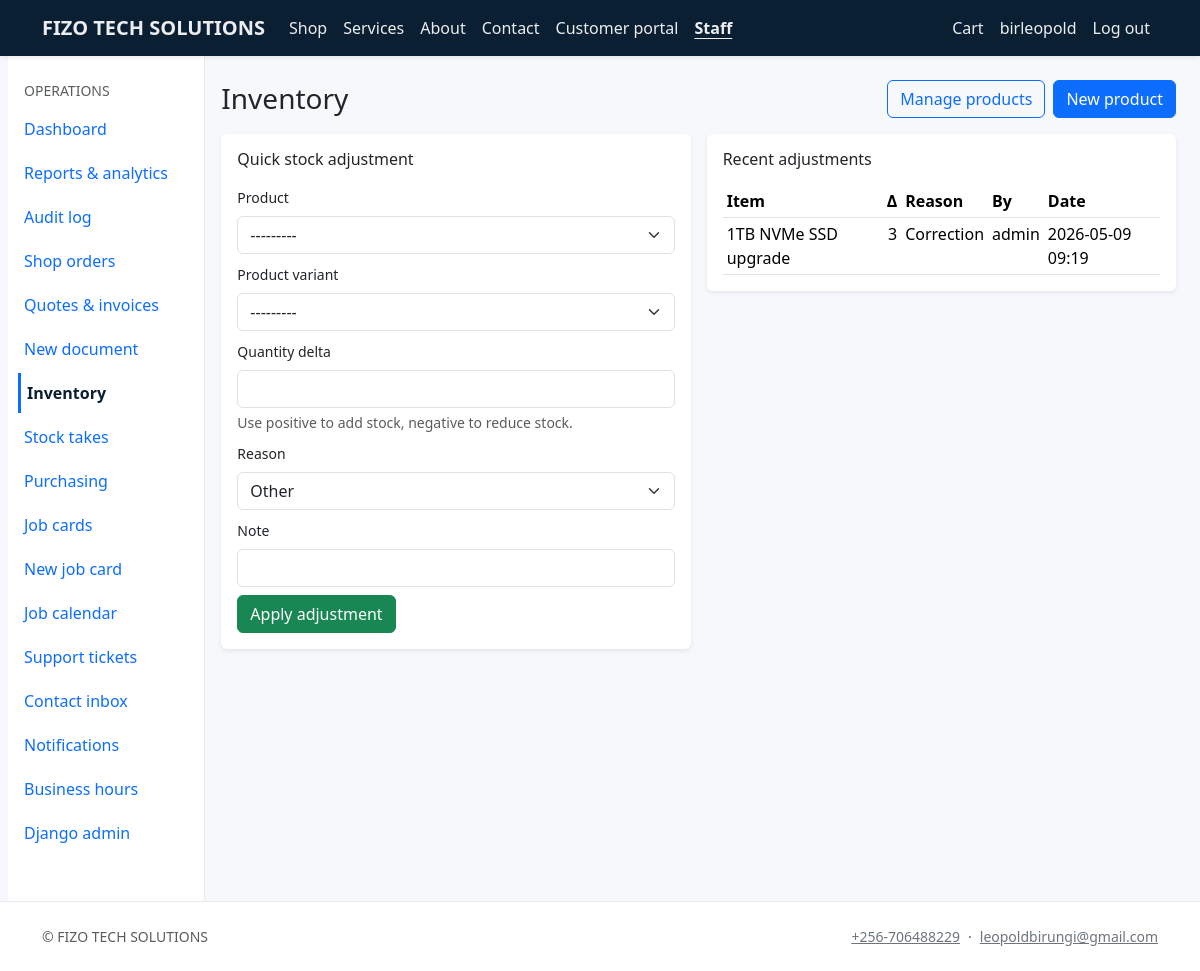
/staff/inventory/ (signed in), run on the app's committed database.
### core/models.py (models this page shows, shortened)
class CompanySettings(models.Model):
    company_name = models.CharField(max_length=200, default="ALLTECH")
    legal_name = models.CharField(max_length=200, blank=True)
    tagline = models.CharField(max_length=300, blank=True)
    email = models.EmailField(blank=True)
    phone = models.CharField(max_length=64, blank=True)
    website = models.URLField(blank=True)
    address_line = models.CharField(max_length=255, blank=True)
    city = models.CharField(max_length=120, blank=True)
    region = models.CharField(max_length=120, blank=True)
    postal_code = models.CharField(max_length=32, blank=True)
    country = models.CharField(max_length=120, blank=True)
    tax_id = models.CharField(max_length=64, blank=True, verbose_name="Tax / VAT ID")
    bank_details = models.TextField(blank=True, help_text="Shown on invoices / proformas.")
    default_tax_rate = models.DecimalField(
        max_digits=5, decimal_places=2, default=0, help_text="Percentage, e.g. 15.00"
    )
    currency_code = models.CharField(max_length=8, default="UGX")
    logo = models.ImageField(upload_to="company/", blank=True, null=True)
    sla_low_hours = models.PositiveIntegerField(
        default=168, help_text="SLA target (hours) for Low priority work — default 1 week."
    )
    sla_normal_hours = models.PositiveIntegerField(
        default=72, help_text="SLA target (hours) for Normal priority — default 3 days."
    )
    sla_high_hours = models.PositiveIntegerField(
        default=24, help_text="SLA target (hours) for High priority — default 24h."
    )
    sla_urgent_hours = models.PositiveIntegerField(
        default=8, help_text="SLA target (hours) for Urgent priority — default 8h."
    )
    class Meta:
        verbose_name = "Company settings"
        verbose_name_plural = "Company settings"
    @classmethod
    def load(cls) -> "CompanySettings":
        obj, _ = cls.objects.get_or_create(pk=1)
        return obj

### inventory/models.py (models this page shows, shortened)
class StockAdjustment(models.Model):
    REASON_COUNT = "count"
    REASON_DAMAGE = "damage"
    REASON_RETURN = "return"
    REASON_CORRECTION = "correction"
    REASON_JOB = "job"
    REASON_OTHER = "other"
    REASON_CHOICES = [
        (REASON_COUNT, "Stock count"),
        (REASON_DAMAGE, "Damage / write-off"),
        (REASON_RETURN, "Return"),
        (REASON_CORRECTION, "Correction"),
        (REASON_JOB, "Job / repair (parts)"),
        (REASON_OTHER, "Other"),
    ]
    product = models.ForeignKey(
        "catalog.Product", on_delete=models.PROTECT, related_name="stock_adjustments"
    )
    product_variant = models.ForeignKey(
        "catalog.ProductVariant",
        on_delete=models.SET_NULL,
        null=True,
        blank=True,
        related_name="stock_adjustments",
    )
    quantity_delta = models.IntegerField(help_text="Positive or negative.")
    reason = models.CharField(max_length=20, choices=REASON_CHOICES, default=REASON_OTHER)
    note = models.CharField(max_length=255, blank=True)
    job = models.ForeignKey(
        "operations.JobCard",
        on_delete=models.SET_NULL,
        null=True,
        blank=True,
        related_name="inventory_adjustments",
        help_text="When set, this movement is tied to a repair job (typically parts consumption).",
    )
    created_by = models.ForeignKey(
        settings.AUTH_USER_MODEL,
        on_delete=models.SET_NULL,
        null=True,
        related_name="stock_adjustments",
    )
    created_at = models.DateTimeField(auto_now_add=True)
    class Meta:
        ordering = ["-created_at", "-id"]

### catalog/models.py (models this page shows, shortened)
class Product(models.Model):
    KIND_PHYSICAL = "physical"
    KIND_SERVICE = "service"
    KIND_CHOICES = [
        (KIND_PHYSICAL, "Hardware / product"),
        (KIND_SERVICE, "IT service"),
    ]
    category = models.ForeignKey(
        Category, on_delete=models.PROTECT, related_name="products"
    )
    kind = models.CharField(max_length=20, choices=KIND_CHOICES, default=KIND_PHYSICAL)
    name = models.CharField(max_length=200)
    slug = models.SlugField(unique=True, max_length=220)
    sku = models.CharField(max_length=64, blank=True, db_index=True)
    short_description = models.CharField(max_length=300, blank=True)
    description = models.TextField(blank=True)
    price = models.DecimalField(max_digits=12, decimal_places=2)
    compare_at_price = models.DecimalField(
        max_digits=12, decimal_places=2, null=True, blank=True
    )
    track_inventory = models.BooleanField(default=True)
    stock_quantity = models.PositiveIntegerField(default=0)
    reorder_level = models.PositiveIntegerField(
        default=0,
        help_text="Alert when on-hand stock is at or below this level (0 = no alert).",
    )
    service_duration_hours = models.DecimalField(
        max_digits=6,
        decimal_places=2,
        null=True,
        blank=True,
        help_text="For services — estimated hours.",
    )
    is_published = models.BooleanField(default=True)
    is_featured = models.BooleanField(default=False)
    image = models.ImageField(upload_to="products/", blank=True, null=True)
    created_at = models.DateTimeField(auto_now_add=True)
    updated_at = models.DateTimeField(auto_now=True)
    class Meta:
        ordering = ["category__sort_order", "name"]
    def __str__(self) -> str:
        return self.name

### inventory/views.py (the view)
# urls.py: path("inventory/", views.InventoryHomeView.as_view(), name="staff_inventory"),
class InventoryHomeView(StaffRequiredMixin, TemplateView):
    template_name = "inventory/home.html"
    def get_context_data(self, **kwargs):
        ctx = super().get_context_data(**kwargs)
        ctx["adjustment_form"] = StockAdjustmentForm()
        ctx["recent_adjustments"] = (
            StockAdjustment.objects.select_related(
                "product", "product_variant", "created_by"
            )[:12]
        )
        ctx["low_stock_items"] = low_stock_products(limit=15)
        return ctx

### inventory/forms.py (shortened to what this page needs)
class StockAdjustmentForm(forms.ModelForm):
    class Meta:
        model = StockAdjustment
        fields = ("product", "product_variant", "quantity_delta", "reason", "note")
        widgets = {
            "product": forms.Select(attrs={"class": "form-select"}),
            "product_variant": forms.Select(attrs={"class": "form-select"}),
            "quantity_delta": forms.NumberInput(attrs={"class": "form-control"}),
            "reason": forms.Select(attrs={"class": "form-select"}),
            "note": forms.TextInput(attrs={"class": "form-control"}),
        }
    def __init__(self, *args, **kwargs):
        super().__init__(*args, **kwargs)
        self.fields["product_variant"].queryset = ProductVariant.objects.filter(
            is_active=True
        ).select_related("product")
        self.fields["product_variant"].required = False

### catalog/stock_alerts.py (called while the page is built)
def low_stock_products(limit: int | None = 50):
    qs = (
        Product.objects.filter(
            kind=Product.KIND_PHYSICAL,
            track_inventory=True,
            reorder_level__gt=0,
        )
        .select_related("category")
        .order_by("stock_quantity", "name")
    )
    matches = [p for p in qs if p.is_low_stock]
    if limit is not None:
        return matches[:limit]
    return matches

### commerce/cart.py (called while the page is built, shortened)
def _cart_dict(session: dict[str, Any]) -> dict[str, int]:
    raw = session.get(CART_SESSION_KEY)
    if not isinstance(raw, dict):
        return {}

def cart_item_count(session) -> int:
    return sum(_cart_dict(session).values())

### commerce/context_processors.py (called while the page is built)
def cart_summary(request):
    return {"cart_item_count": cart_mod.cart_item_count(request.session)}

### core/context_processors.py (called while the page is built)
def company(request):
    m = getattr(request, "resolver_match", None)
    url_name = getattr(m, "url_name", "") or ""
    ctx = {
        "company": CompanySettings.load(),
        "resolve_url_name": url_name,
    }
    user = getattr(request, "user", None)
    if user is not None and user.is_authenticated and user.is_staff:
        ctx["staff_unread_notifications"] = StaffNotification.objects.filter(
            recipient=user, is_read=False
        ).count()
    else:
        ctx["staff_unread_notifications"] = 0
    return ctx

### core/mixins.py (called while the page is built)
    def test_func(self) -> bool:
        return self.request.user.is_authenticated and self.request.user.is_staff

### templates/inventory/home.html (shortened to what this page needs)
{% extends "staff_base.html" %}
{% block staff_content %}
<div class="d-flex justify-content-between align-items-center flex-wrap gap-2 mb-3">
  <h1 class="h3 mb-0">Inventory</h1>
  <div class="d-flex gap-2 flex-wrap">
    <a class="btn btn-outline-primary" href="{% url 'staff_products' %}">Manage products</a>
    <a class="btn btn-primary" href="{% url 'staff_product_create' %}">New product</a>
  </div>
</div>
<div class="row g-3">
  <div class="col-lg-6">
    <div class="card border-0 shadow-sm">
      <div class="card-body">
        <h2 class="h6 mb-3">Quick stock adjustment</h2>
        <form method="post" action="{% url 'staff_stock_adjust' %}">
          {% for field in adjustment_form %}
          <div class="mb-2">
            <label class="form-label small" for="{{ field.id_for_label }}">{{ field.label }}</label>
            {{ field.errors }}{{ field }}
            {% if field.name == "quantity_delta" %}
            <div class="form-text">Use positive to add stock, negative to reduce stock.</div>
            {% endif %}
          </div>
          {% endfor %}
          <button type="submit" class="btn btn-success">Apply adjustment</button>
        </form>
      </div>
    </div>
  </div>
  <div class="col-lg-6">
    <div class="card border-0 shadow-sm">
      <div class="card-body">
        <h2 class="h6 mb-3">Recent adjustments</h2>
        <div class="table-responsive">
          <table class="table table-sm mb-0">
            <thead><tr><th>Item</th><th class="text-end">Δ</th><th>Reason</th><th>By</th><th>Date</th></tr></thead>
            <tbody>
              {% for a in recent_adjustments %}
              <tr>
                <td>{% if a.product_variant %}{{ a.product_variant }}{% else %}{{ a.product.name }}{% endif %}</td>
                <td class="text-end">{{ a.quantity_delta }}</td>
                <td>{{ a.get_reason_display }}</td>
                <td>{% if a.created_by %}{{ a.created_by.get_username }}{% else %}—{% endif %}</td>
                <td>{{ a.created_at|date:"Y-m-d H:i" }}</td>
              </tr>
              {% empty %}
              <tr><td colspan="5" class="text-muted">No adjustments yet.</td></tr>
              {% endfor %}
            </tbody>
          </table>
        </div>
      </div>
    </div>
  </div>
</div>
{% endblock %}

### templates/base.html (shortened to what this page needs)
{% load static %}
<!DOCTYPE html>
<html lang="en">
<head>
  <link href="https://cdn.jsdelivr.net/npm/bootstrap@5.3.3/dist/css/bootstrap.min.css" rel="stylesheet">
  <link href="https://cdn.jsdelivr.net/npm/bootstrap-icons@1.11.3/font/bootstrap-icons.min.css" rel="stylesheet">
  <link href="{% static 'css/site.css' %}" rel="stylesheet">
</head>
<body class="d-flex flex-column min-vh-100 site-body">
  <header>
  {% with u=resolve_url_name %}
  <nav class="navbar navbar-expand-lg navbar-dark site-navbar shadow-sm sticky-top" aria-label="Main navigation">
    <div class="container">
      <a class="navbar-brand fw-semibold" href="{% url 'home' %}">{{ company.company_name }}</a>
      <div class="collapse navbar-collapse" id="navMain">
        <ul class="navbar-nav me-auto mb-2 mb-lg-0">
          <li class="nav-item"><a class="nav-link" href="{% url 'product_list' %}" >Shop</a></li>
          <li class="nav-item"><a class="nav-link" href="{% url 'product_list' %}?kind=service" >Services</a></li>
          <li class="nav-item"><a class="nav-link" href="{% url 'about' %}" {% if u == 'about' %}aria-current="page"{% endif %}>About</a></li>
          <li class="nav-item"><a class="nav-link" href="{% url 'contact' %}" {% if u == 'contact' %}aria-current="page"{% endif %}>Contact</a></li>
          <li class="nav-item"><a class="nav-link" href="{% if user.is_authenticated %}{% url 'portal_home' %}{% else %}{% url 'portal_login' %}{% endif %}" {% if 'portal_' in u %}aria-current="page"{% endif %}>Customer portal</a></li>
          {% if user.is_staff %}
          <li class="nav-item"><a class="nav-link" href="{% url 'staff_dashboard' %}" {% if 'staff_' in u %}aria-current="page"{% endif %}>Staff</a></li>
          {% endif %}
        </ul>
        <ul class="navbar-nav ms-auto">
          <li class="nav-item">
            <a class="nav-link" href="{% url 'cart' %}" {% if u == 'cart' or u == 'checkout' %}aria-current="page"{% endif %} {% if cart_item_count %}aria-label="Shopping cart, {{ cart_item_count }} items"{% else %}aria-label="Shopping cart"{% endif %}>Cart
            </a>
          </li>
          {% if user.is_authenticated %}
          <li class="nav-item"><span class="nav-link disabled small" aria-hidden="true">{{ user.get_username }}</span><span class="visually-hidden">Signed in as {{ user.get_username }}</span></li>
          <li class="nav-item">
            <form method="post" action="{% url 'logout' %}" class="d-inline">
              <button type="submit" class="nav-link bg-transparent border-0 text-start w-100 py-2" aria-label="Log out {{ user.get_username }}">Log out</button>
            </form>
          </li>
          {% else %}
          <li class="nav-item"><a class="nav-link" href="{% url 'login' %}" {% if u == 'login' %}aria-current="page"{% endif %}>Staff login</a></li>
          {% endif %}
        </ul>
      </div>
    </div>
  </nav>
  {% endwith %}
  </header>
  <main id="main-content" class="flex-grow-1 site-main">
    {% block content %}{% endblock %}
  </main>
  <footer class="footer-site py-4 mt-auto d-none d-lg-block">
    <div class="container small text-muted d-flex flex-wrap justify-content-between gap-2 align-items-center">
      <span>&copy; {{ company.company_name }}</span>
      <span class="d-flex flex-wrap gap-2 align-items-center">
        {% if company.phone %}<a class="link-secondary text-decoration-underline" href="tel:{{ company.phone|cut:' ' }}">{{ company.phone }}</a>{% endif %}
        {% if company.phone and company.email %}<span aria-hidden="true">·</span>{% endif %}
        {% if company.email %}<a class="link-secondary text-decoration-underline" href="mailto:{{ company.email }}">{{ company.email }}</a>{% endif %}
      </span>
    </div>
  </footer>
</body>
</html>

### static/css/site.css (style rules this page uses)
:root { --at-navy: #0b1f33; --at-accent: #0d6efd; --at-muted: #6c757d; --at-tabbar-h: 3.5rem; --at-tabbar-more: 5.5rem; }
body { font-family: "Segoe UI", system-ui, -apple-system, sans-serif; color: #212529; background: #f6f8fb; }
.site-navbar { background: var(--at-navy) !important; }
.site-navbar .nav-link, .site-navbar .navbar-brand { color: rgba(255, 255, 255, 0.92) !important; }
.site-navbar .nav-link[aria-current="page"] { font-weight: 600; text-decoration: underline; text-underline-offset: 0.25rem; }
.site-navbar button.nav-link, .site-navbar button.nav-link:hover, .site-navbar button.nav-link:focus { color: rgba(255, 255, 255, 0.92) !important; }
.footer-site { background: #fff; border-top: 1px solid #e9ecef; margin-top: 3rem; }
@media (min-width: 992px) { .site-main { padding-bottom: 0 !important; } }

### data on the page
CompanySettings: company_name "FIZO TECH SOLUTIONS", phone "+256-706488229", email "leopoldbirungi@gmail.com"
StockAdjustment: product.name "1TB NVMe SSD upgrade", quantity_delta "3", reason "Correction", created_by.get_username "admin", created_at "2026-05-09 09:19"

### other printed values
{{ user.get_username }} "birleopold"
{{ field.label }} "Product" "Product variant" "Quantity delta" "Reason" "Note"
